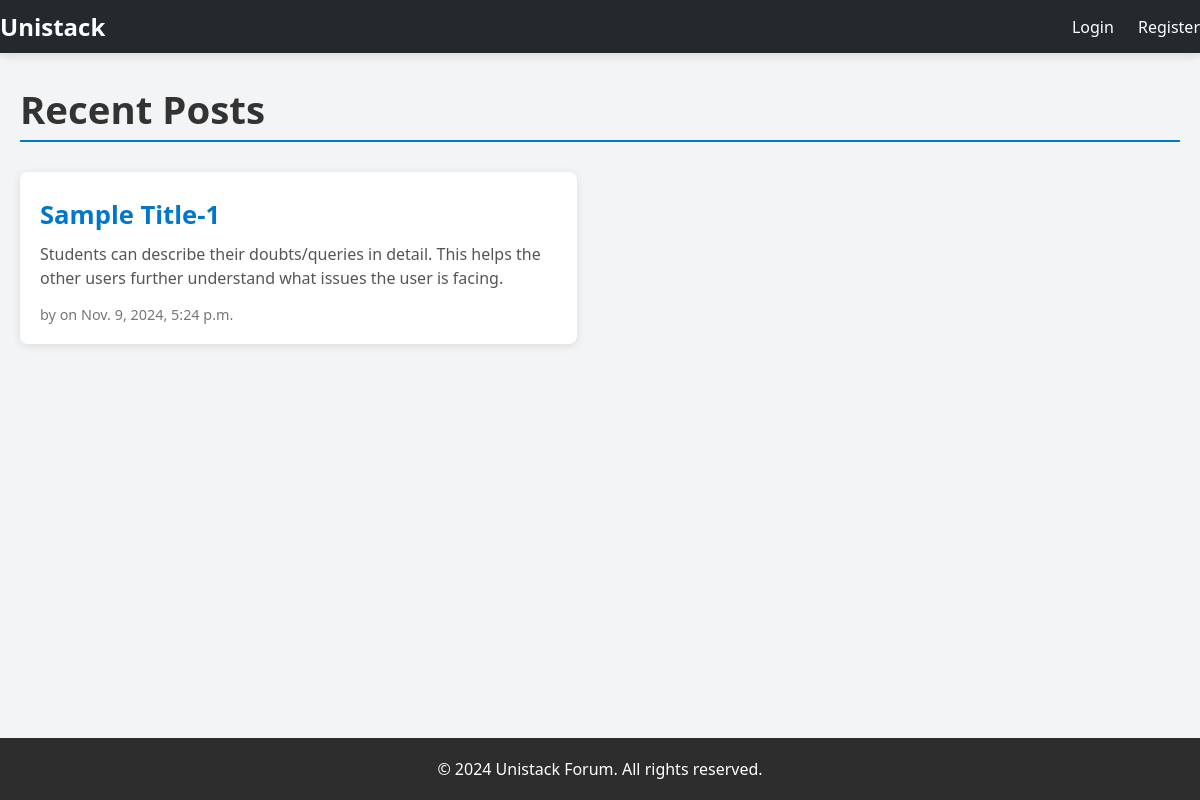
The app's page /, older data.
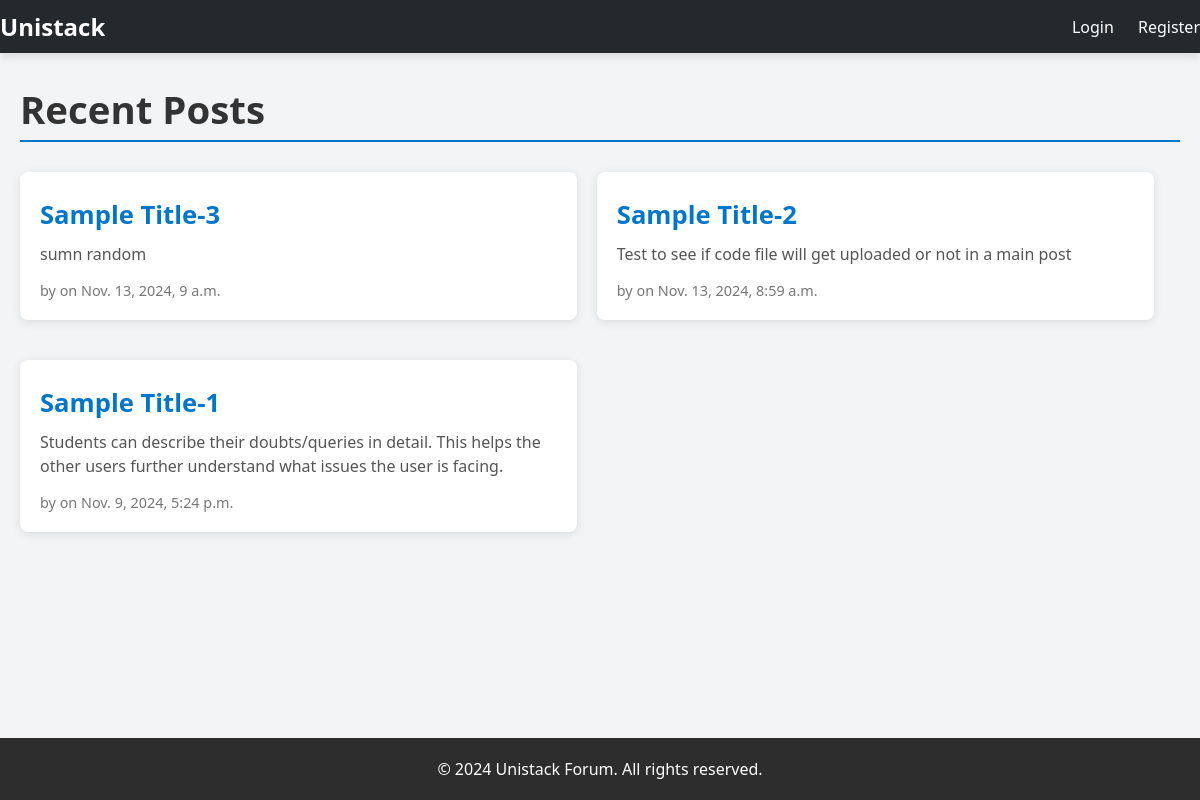
The same page, newer data.
### Unistack/models.py (models this page shows, shortened)
class Post(models.Model):
    user = models.ForeignKey(User, on_delete=models.CASCADE, null=True, blank=True)  # Allow null initially
    title = models.CharField(max_length=200)
    content = models.TextField()
    file = models.FileField(upload_to='uploads/', blank=True, null=True)
    created_at = models.DateTimeField(auto_now_add=True)

### Unistack/views.py (the view)
# urls.py: path('', views.home, name='home'),  # Home view for the root path
def home(request):
    posts = Post.objects.all().order_by('-created_at')  # Display posts in descending order by date
    return render(request, 'home.html', {'posts': posts})

### templates/home.html (shortened to what this page needs)
{% extends 'base.html' %}
{% block content %}
    <h2>Recent Posts</h2>
    <div class="content" style="display: flex; flex-wrap: wrap; gap: 20px;">
        {% for post in posts %}
            <div class="post-card">
                <h3><a href="{% url 'post_detail' post.id %}">{{ post.title }}</a></h3>
                <p>{{ post.content|truncatewords:30 }}</p>
                <div class="meta">
                    <span>by {{ post.user.username }} on {{ post.created_at }}</span>
                </div>
            </div>
        {% empty %}
            <p>No posts available yet.</p>
        {% endfor %}
    </div>
{% endblock %}

Row changes from the older to the newer data that the page shows:
added Post: title "Sample Title-3", content "sumn random", created_at "Nov. 13, 2024, 9 a.m."
added Post: title "Sample Title-2", content "Test to see if code file will get uploaded or not in a main post", created_at "Nov. 13, 2024, 8:59 a.m."
